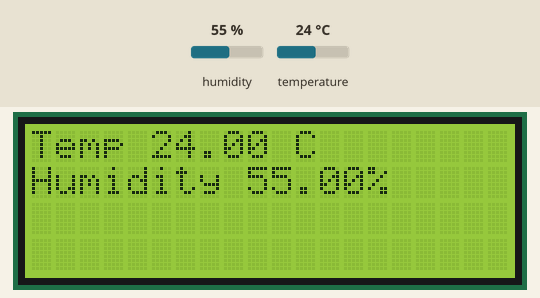
Simulated run of this sketch. Board: Arduino Uno, built with avr-gcc and run on an emulated ATmega328P. On the bench: 20×4 character LCD. The test bench sets the inputs (shaded band); at power-on: humidity 55 %, temperature 24 °C.

Above: at 1.2 s.
1.3 s: humidity set to 22 %
At 2.4 s:
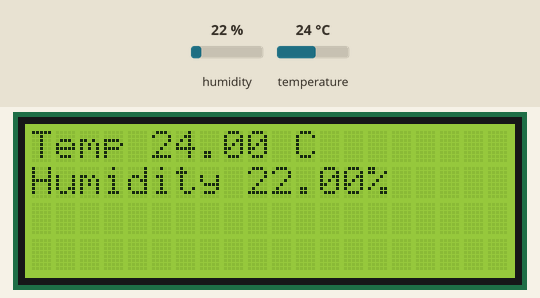
2.8 s: temperature set to 12 °C
At 3.9 s:
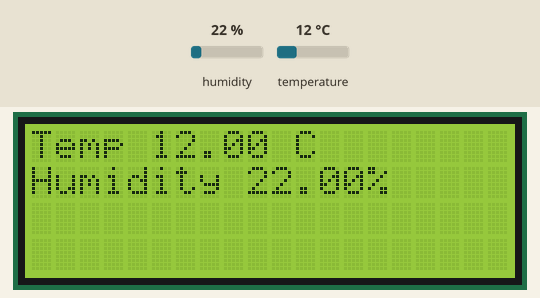
4.3 s: humidity set to 40 %
At 5.5 s:
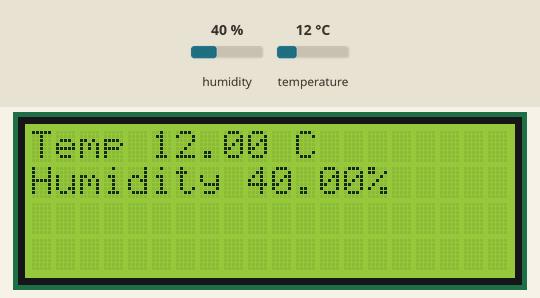
5.8 s: temperature set to 19 °C
Timing chart, 0 to 8.3 s (numbered marks = the images above; inputs shaded):
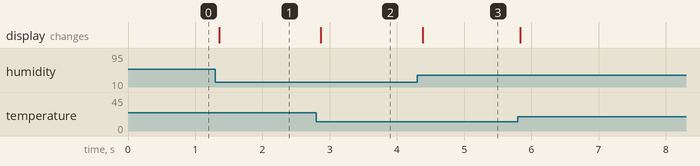

The sketch:

LCD_I2C_DHT_Nano.ino
```cpp
#include <Wire.h>
#include <LiquidCrystal_I2C.h>
#include <dht.h>


#define DHT11_PIN 5

LiquidCrystal_I2C lcd(0x27,20,4);  // set the LCD address to 0x27 for a 16 chars and 2 line display
dht DHT;


void setup()
{
  lcd.init();

}

void loop()
{
  int chk = DHT.read11(DHT11_PIN);
  lcd.backlight();
  lcd.setCursor(0,0);
  lcd.print("Temp ");
  lcd.setCursor(5,0);
  lcd.print(DHT.temperature);
  lcd.setCursor(10,0);
  lcd.print(" C");


  lcd.setCursor(0,1);
  lcd.print("Humidity");
  lcd.setCursor(9,1);
  lcd.print(DHT.humidity);
  lcd.setCursor(14,1);
  lcd.print("%");


}
```

Measured:
- after the input at 1.3 s, the display: changes after 0.06 s (image 1)
- after the input at 2.8 s, the display: changes after 0.07 s (image 2)
- after the input at 4.3 s, the display: changes after 0.08 s (image 3)
